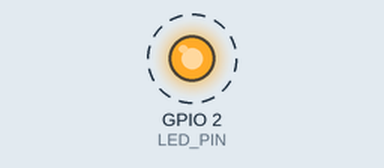
This program was run on a simulated ESP32. Parts: output pins drawn as LEDs (lit = HIGH). Dashed ring = blinking. What the program prints to the serial monitor is not drawn.

Above: at 0.5 s.
Timing chart, 0 to 3.5 s (numbered marks = the images above):
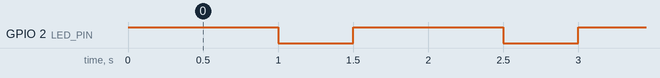

Measured:
- by itself, GPIO 2 (LED_PIN): alternates HIGH for 1.0 s and LOW for 0.50 s

The program:

main.cpp
```cpp
#include <Arduino.h>

#define LED_PIN 2   // LED บนบอร์ด ESP32 DevKit ส่วนใหญ่ต่ออยู่ที่ GPIO2

void setup() {
  Serial.begin(115200);         // เปิด Serial ที่ความเร็ว 115200
  pinMode(LED_PIN, OUTPUT);     // ตั้งขานี้เป็นขาส่งออก
}

void loop() {
  digitalWrite(LED_PIN, HIGH);  // เปิด LED
  Serial.println("LED ON");
  delay(1000);                   // รอ 0.5 วินาที
  digitalWrite(LED_PIN, LOW);   // ปิด LED
  Serial.println("LED OFF");
  delay(500);
}
```
